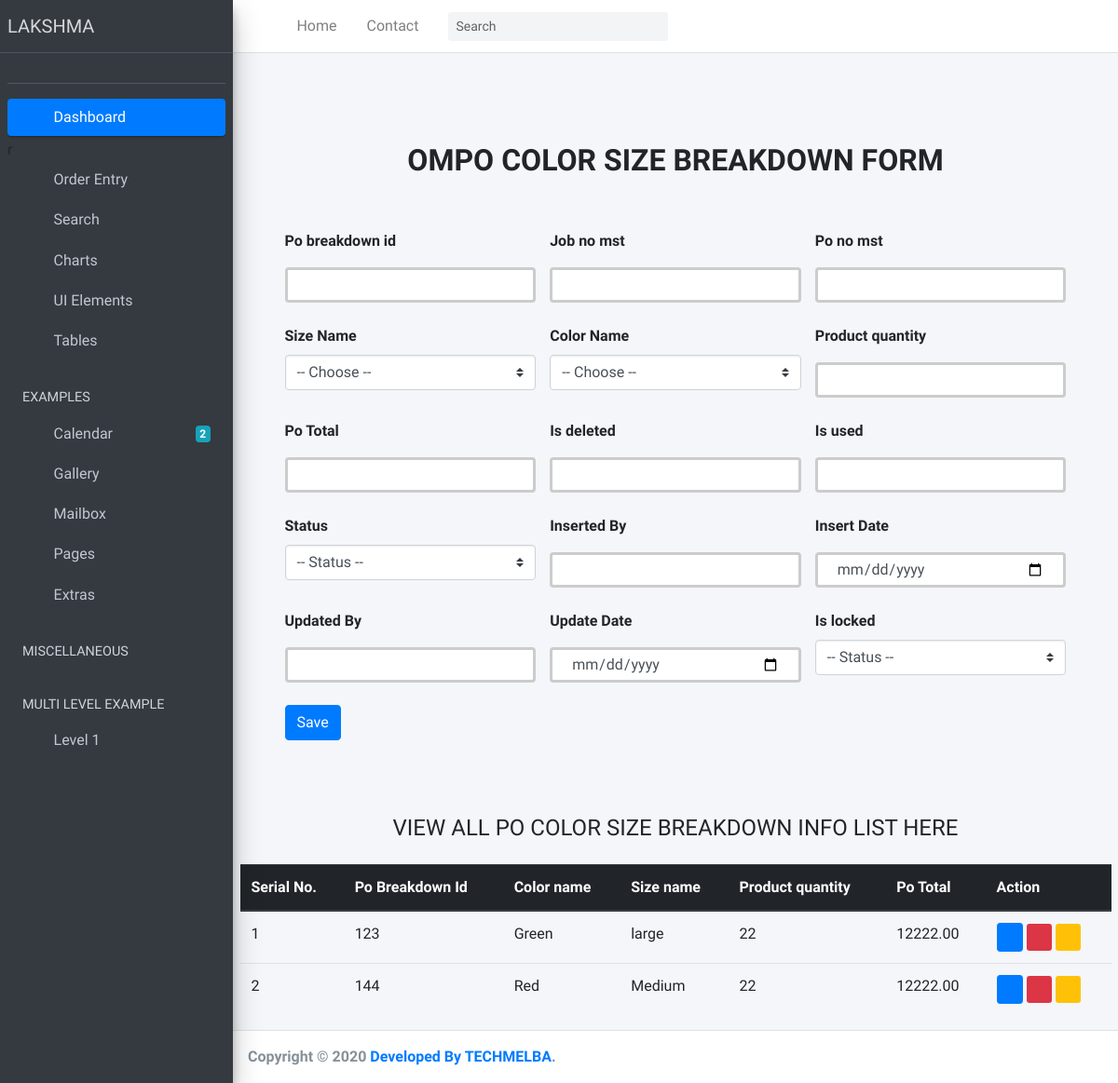
Screenshot of /color_size_breakdown/ with the database file from the repository.
### Lakshma_ERP_App/models.py (models this page shows, shortened)
class OmPoColorSizeBreakDown(models.Model):
    STATUS = (
        ('Yes', 'Yes'),
        ('No', 'No'),
    )
    po_break_down_id = models.CharField(max_length=30, null=False)
    job_no_mst = models.CharField(max_length=50, null=False)
    po_no_mst = models.CharField(max_length=50, null=False)
    size_name = models.ForeignKey(LibSize, related_name='lib_size_name', on_delete=models.CASCADE, null=True)
    color_name = models.ForeignKey(LibColor, related_name='lib_color_name', on_delete=models.CASCADE, null=True)
    prod_quantity = models.IntegerField(default= 0, null = True, blank = True)
    po_total =  models.DecimalField(max_digits=12, decimal_places=2, default=0, null=False)
    is_deleted = models.CharField(max_length=50, null=False)
    is_used = models.CharField(max_length=50, null=False)
    status_active = models.CharField(max_length=20, choices=STATUS, default=0, null=True)
    inserted_by = models.CharField(max_length=120, null=True)
    insert_date = models.DateTimeField(default=now)
    updated_by = models.CharField(max_length=120, null=True)
    update_date = models.DateTimeField(default=now)
    is_locked = models.CharField(max_length=20, choices=STATUS, default=1, null=True)

class LibColor(models.Model):
    DELETED = (
        ('Yes', 'Yes'),
        ('No', 'No'),
    )
    STATUS = (
        ('Active', 'Active'),
        ('Inactive', 'Inactive'),
    )
    color_name = models.CharField(max_length=200, null=True)
    inserted_by = models.CharField(max_length=120, null=True)
    insert_date = models.DateTimeField(default=now)
    updated_by = models.CharField(max_length=120, null=True)
    update_date = models.DateTimeField(default=now)
    status_active = models.CharField(max_length=20, choices=STATUS, default=0, null=True)
    is_deleted = models.CharField(max_length=20, choices=DELETED, default=1, null=True)
    def __str__(self):
        return self.color_name

class LibSize(models.Model):
    DELETED = (
        ('Yes', 'Yes'),
        ('No', 'No'),
    )
    STATUS = (
        ('Active', 'Active'),
        ('Inactive', 'Inactive'),
    )
    size_name = models.CharField(max_length=200, null=True)
    inserted_by = models.CharField(max_length=120, null=True)
    insert_date = models.DateTimeField(default=now)
    updated_by = models.CharField(max_length=120, null=True)
    update_date = models.DateTimeField(default=now)
    status_active = models.CharField(max_length=20, choices=STATUS, default=0, null=True)
    is_deleted = models.CharField(max_length=20, choices=DELETED, default=1, null=True)
    def __str__(self):
        return self.size_name

### Lakshma_ERP_App/views.py (the view, shortened to what this page needs)
# urls.py: path('color_size_breakdown/', ColorSizeBreakdown.as_view(), name='ColorSizeBreakdown'),
class ColorSizeBreakdown(View):
    def get(self, request):
        colors = LibColor.objects.all()
        sizes = LibSize.objects.all()
        breakdown = OmPoColorSizeBreakDown.objects.all()
        context = {
            'colors':colors,
            'sizes':sizes,
            'breakdown':breakdown
        }
        return render(request, 'Order_Entry/color_size_breakdown.html', context)

### templates/Order_Entry/color_size_breakdown.html (shortened to what this page needs)
{% extends 'index.html' %}
{% block body %}
<div class="container p-5 bg-color">
    <div class="py-5 text-center">
      <h2 class="text-uppercase font-weight-bold">OmPO Color Size breakdown Form</h2>
    </div>
    <div class="col-md-12 order-md-1 mb-2">
      <form class="needs-validation " method="post" action="" enctype="multipart/form-data">
        <div class="row justify-content-center">
           <div class="col-md-4 mb-3">
            <label for="po_break_down_id">Po breakdown id</label>
            <input
            name="po_break_down_id"
              type="text"
              class="form-control"
              id="po_break_down_id"
              placeholder=""
              value=""
              required=""
            />
          </div>
           <div class="col-md-4 mb-3">
            <label for="job_no_mst">Job no mst</label>
            <input
            name="job_no_mst"
              type="text"
              class="form-control"
              id="job_no_mst"
              placeholder=""
              value=""
              required=""
            />
          </div>
          <div class="col-md-4 mb-3">
            <label for="po_no_mst">Po no mst</label>
            <input
            name="po_no_mst"
              type="text"
              class="form-control"
              id="po_no_mst"
              placeholder=""
              value=""
              required=""
            />
          </div>
          <div class="col-md-4 mb-3">
            <label for="size_name">Size Name</label>
            <select
              name="size_name "
              class="custom-select d-block w-100"
              id="size_name "
            >
              <option value="">-- Choose --</option>
            </select>
          </div>
          <div class="col-md-4 mb-3">
            <label for="color_name">Color Name</label>
            <select
              name="color_name "
              class="custom-select d-block w-100"
              id="color_name "
            >
              <option value="">-- Choose --</option>
            </select>
          </div>
          <div class="col-md-4 mb-3">
            <label for="prod_quantity">Product quantity</label>
            <input
            name="prod_quantity"
              type="text"
              class="form-control"
              id="prod_quantity"
              placeholder=""
              value=""
              required=""
            />
          </div>
           <div class="col-md-4 mb-3">
            <label for="po_total">Po Total</label>
            <input
            name="po_total"
              type="text"
              class="form-control"
              id="po_total"
              placeholder=""
              value=""
              required=""
            />
          </div>
          <div class="col-md-4 mb-3">
            <label for="is_deleted">Is deleted</label>
            <input
            name="is_deleted"
              type="text"
              class="form-control"
              id="is_deleted"
              placeholder=""
              value=""
              required=""
            />
          </div>
          <div class="col-md-4 mb-3">
            <label for="is_used">Is used</label>
            <input
            name="is_used"
              type="text"
              class="form-control"
              id="is_used"
              placeholder=""
              value=""
              required=""
            />
          </div>
          <div class="col-md-4 mb-3">
            <label for="status_active    ">Status</label>
            <select
            name="status_active "
            class="custom-select d-block w-100"
            id="status_active "
          >
          <option value="">-- Status --</option>
          </select>
          </div>
          <div class="col-md-4 mb-3">
            <label for="inserted_by    ">Inserted By</label>
            <input
              name="inserted_by    "
              type="text"
              class="form-control"
              id="inserted_by    "
              placeholder=""
              value=""
            />
          </div>
          <div class="col-md-4 mb-3">
            <label for="insert_date    ">Insert Date</label>
            <input
              name="insert_date    "
              type="date"
              class="form-control"
              id="insert_date    "
              placeholder=""
              value=""
            />
          </div>
          <div class="col-md-4 mb-3">
            <label for="updated_by    ">Updated By</label>
            <input
              name="updated_by    "
              type="text"
              class="form-control"
              id="updated_by    "
              placeholder=""
              value=""
            />
          </div>
          <div class="col-md-4 mb-3">
            <label for="update_date    ">Update Date</label>
            <input
              name="update_date    "
              type="date"
              class="form-control"
              id="update_date    "
              placeholder=""
              value=""
            />
          </div>
          <div class="col-md-4 mb-3">
            <label for="is_locked ">Is locked</label>
            <select
            name="is_locked "
            class="custom-select d-block w-100"
            id="is_locked "
          >
          <option value="">-- Status --</option>
          </select>
          </div>
        </div>
        <button type="submit" class="btn btn-primary">Save</button>
      </form>
    </div>
  </div>
  <div class="container mt-4 ">
    <h4 class="text-center mb-4">VIEW ALL PO COLOR SIZE BREAKDOWN INFO LIST HERE</h4>
    <div class="table-responsive">
    <table class="table table-hover">
      <thead class="thead-dark">
        <tr>
          <th scope="col">Serial No.</th>
          <th scope="col">Po Breakdown Id</th>
          <th scope="col">Color name </th>
          <th scope="col">Size name</th>
          <th scope="col">Product quantity</th>
          <th scope="col">Po Total</th>
          <th scope="col">Action </th>
        </tr>
      </thead>
      <tbody>
        {% for i in breakdown  %}
        <tr>
          <td>{{i.id}}</td>
          <td>{{i.po_break_down_id}}</td>
          <td>{{i.color_name}}</td>
          <td>{{i.size_name}}</td>
          <td>{{i.prod_quantity}}</td>
          <td>{{i.po_total}}</td>
          <td>
            <a href="/viewbuyerInfo/{{i.id}}"><i class="fas fa-eye btn btn-primary btn-sm" ></i></a>
            <a href="/editbuyerInfo/{{i.id}}"><i class="fas fa-pencil-alt btn-danger btn-sm"></i></a>
            <a href="/delete_buyer/{{i.id}}"><i class="far fa-trash-alt btn-warning btn-sm"></i></a>
          </td>
        </tr>
        {% endfor %}
      </tbody>
    </table>
    </div>
  </div>
{%endblock body%}

### templates/index.html (style rules this page uses)
input[type=text] { width: 100%; padding: 12px 20px; margin: 8px 0; box-sizing: border-box; border: 3px solid #ccc; -webkit-transition: 0.5s; transition: 0.5s; outline: none; }
input[type=date] { width: 100%; padding: 12px 20px; margin: 8px 0; box-sizing: border-box; border: 3px solid #ccc; -webkit-transition: 0.5s; transition: 0.5s; outline: none; }

### rows the page displays
OmPoColorSizeBreakDown: id "1", po_break_down_id "123", color_name "Green", size_name "large", prod_quantity "22", po_total "12222.00"
OmPoColorSizeBreakDown: id "2", po_break_down_id "144", color_name "Red", size_name "Medium", prod_quantity "22", po_total "12222.00"
